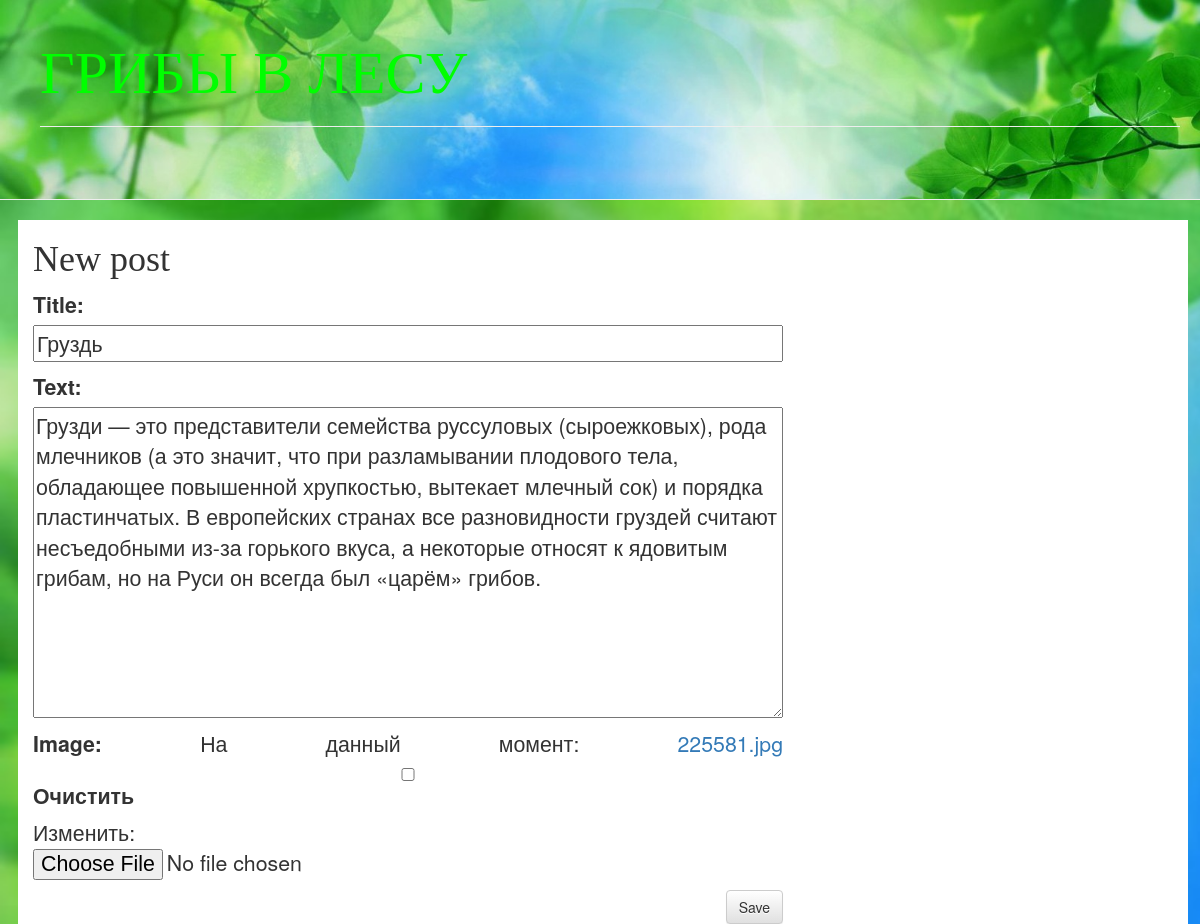
/post/3/edit/, run on the app's committed database.
### blog/models.py (models this page shows, shortened)
class Post(models.Model):
    author = models.ForeignKey(settings.AUTH_USER_MODEL, on_delete=models.CASCADE)
    title = models.CharField(max_length=200)
    text = models.TextField()
    image = models.FileField(null=True, blank=True)
    created_date = models.DateTimeField(default=timezone.now)
    published_date = models.DateTimeField(blank=True, null=True)

### blog/views.py (the view)
# urls.py: path('post/<int:pk>/edit/', views.post_edit, name='post_edit'),
def post_edit(request, pk):
    post = get_object_or_404(Post, pk=pk)
    if request.method == "POST":
        form = PostForm(request.POST, instance=post)
        if form.is_valid():
            post = form.save(commit=False)
            post.author = request.user
            post.published_date = timezone.now()
            post.save()
            return redirect('post_detail', pk=post.pk)
    else:
        form = PostForm(instance=post)
    return render(request, 'blog/post_edit.html', {'form': form})

### blog/forms.py
class PostForm(forms.ModelForm):
    class Meta:
        model = Post
        fields = ('title', 'text', 'image')

### blog/templates/blog/post_edit.html
{% extends 'blog/base.html' %}
{% block content %}
    <h1>New post</h1>
    <form method="POST" class="post-form">{% csrf_token %}
        {{ form.as_p }}
        <button type="submit" class="save btn btn-default">Save</button>
    </form>
{% endblock %}

### blog/static/css/blog.css (style rules this page uses)
body { text-align:justify; width:100%; height:200px; background: url('../css/nubex.jpg') no-repeat; background-size:cover }
h1, h2, h3, h4 { font-family: 'Arial Black'; }
.save { float: right; }
.post-form textarea, .post-form input { width: 100%; }

### data on the page
Post: title "Груздь", text "Грузди — это представители семейства руссуловых (сыроежковых), рода млечников (а это значит, что при разламывании плодового тела, обладающее повышенной хрупкостью, вытекает млечный сок) и порядка пластинчатых. В европейских странах все разновидности груздей считают несъедобными из-за горького вкуса, а некоторые относят к ядовитым грибам, но на Руси он всегда был «царём» грибов."
